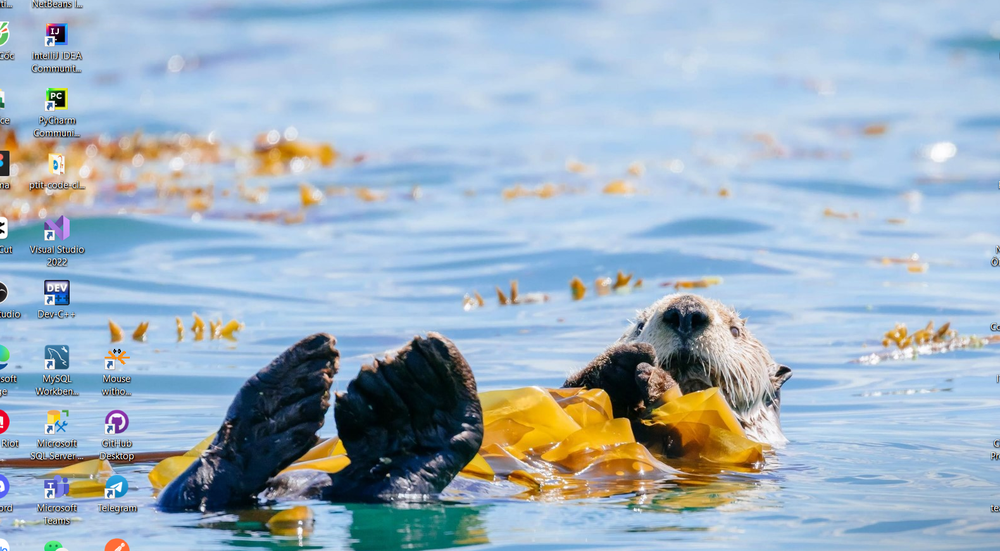
#> input picture Features Detection/img1.png, 1000 x 551 px, shrunk from 1580 x 870 before the run, found by its file name
$ python 'Morphological Transformations.py'
#> lines starting #> are read from the running program, lines starting #| are printed output that depends on the picture
import cv2 as cv
import numpy as np

# Erosion
img = cv.imread('img1.png', cv.IMREAD_GRAYSCALE)
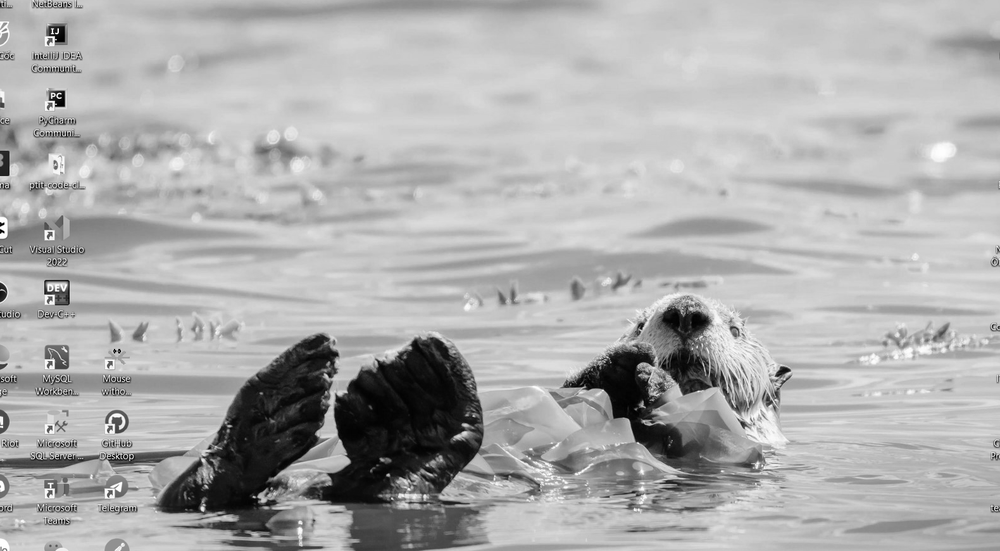
#> img: shape (551, 1000); min 0, max 255, mean 173.5
assert img is not None, "file could not be read, check with os.path.exists()"
kernel = np.ones((5,5),np.uint8)
erosion = cv.erode(img,kernel,iterations = 1)
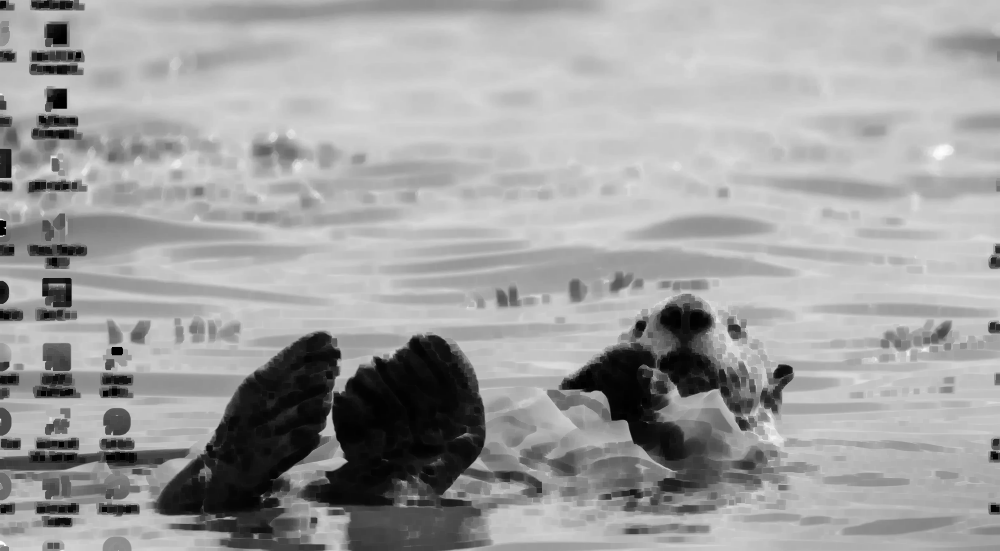
#> erosion: shape (551, 1000); min 0, max 253, mean 159.9

# Dilation
dilation = cv.dilate(img,kernel,iterations = 1)
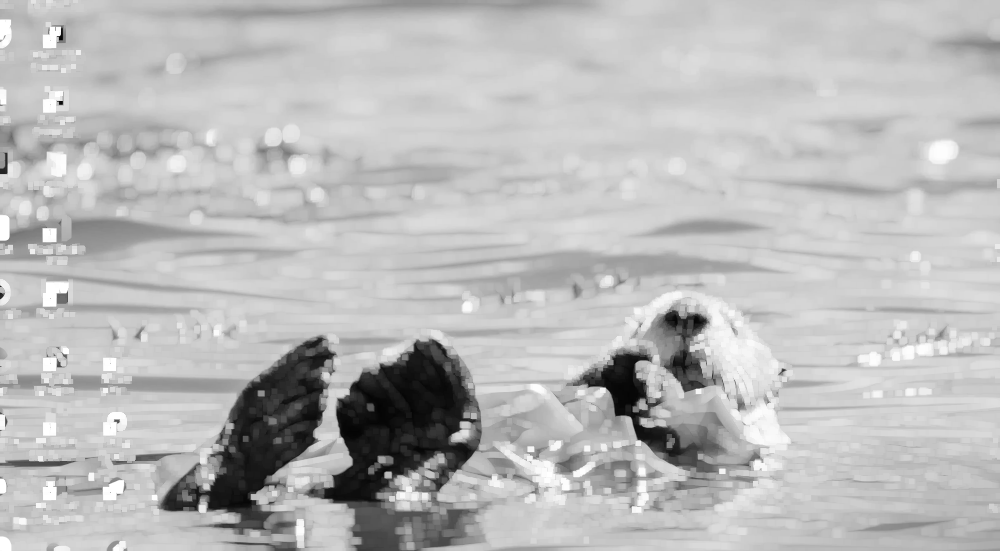
#> dilation: shape (551, 1000); min 4, max 255, mean 186.7

# Opening
opening = cv.morphologyEx(img, cv.MORPH_OPEN, kernel)
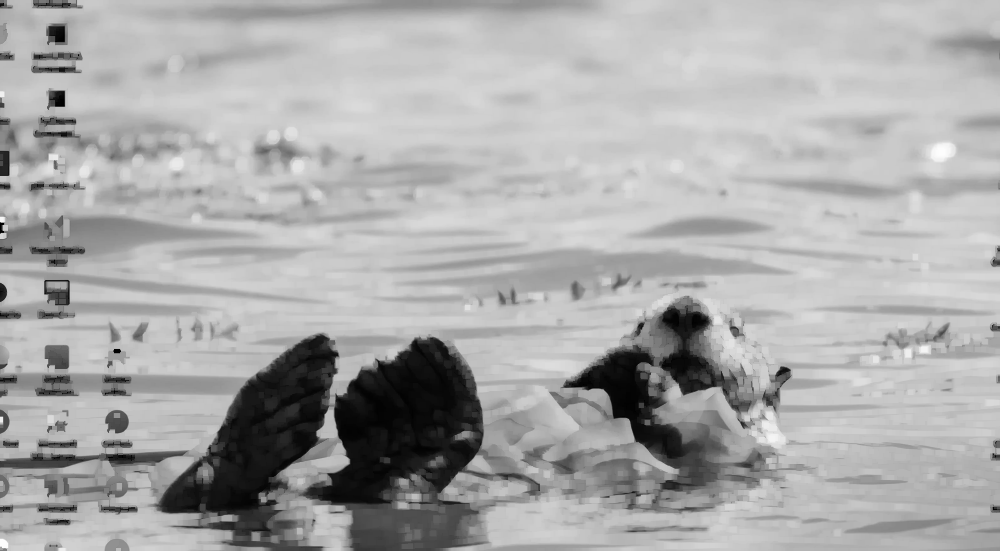
#> opening: shape (551, 1000); min 0, max 253, mean 169.6

# Closing
closing = cv.morphologyEx(img, cv.MORPH_CLOSE, kernel)
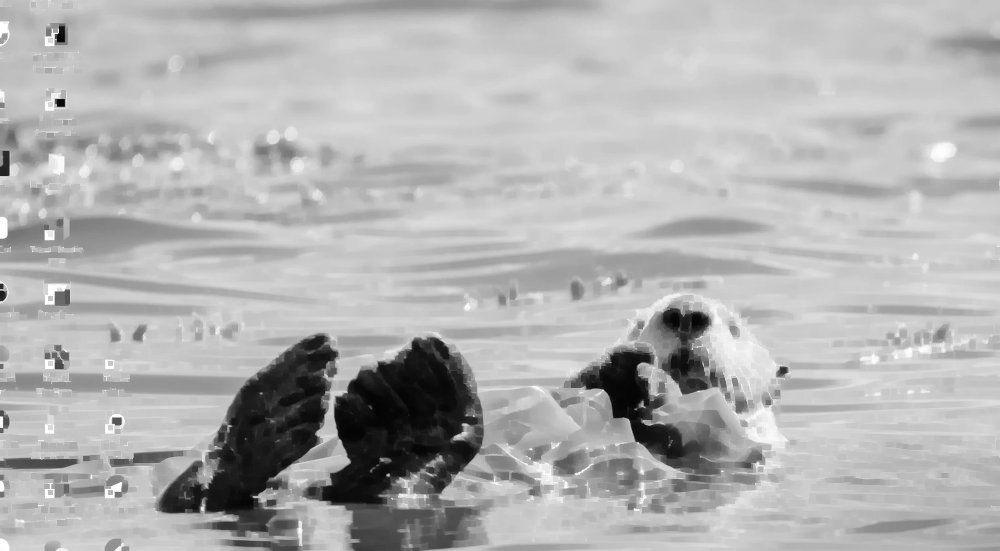
#> closing: shape (551, 1000); min 4, max 255, mean 177.8

# Morphological Gradient
gradient = cv.morphologyEx(img, cv.MORPH_GRADIENT, kernel)
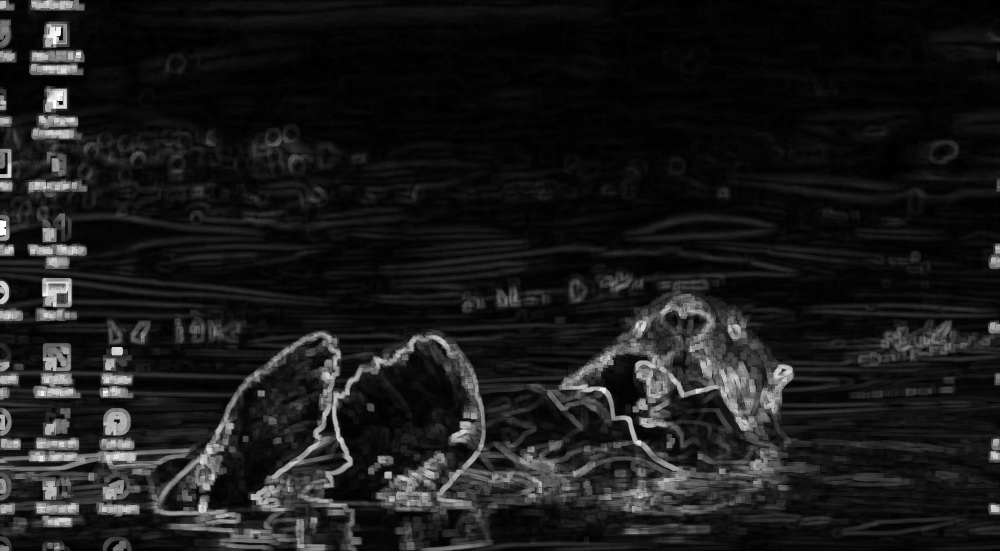
#> gradient: shape (551, 1000); min 0, max 255, mean 26.7

# Top Hat
tophat = cv.morphologyEx(img, cv.MORPH_TOPHAT, kernel)

# Black Hat
blackhat = cv.morphologyEx(img, cv.MORPH_BLACKHAT, kernel)
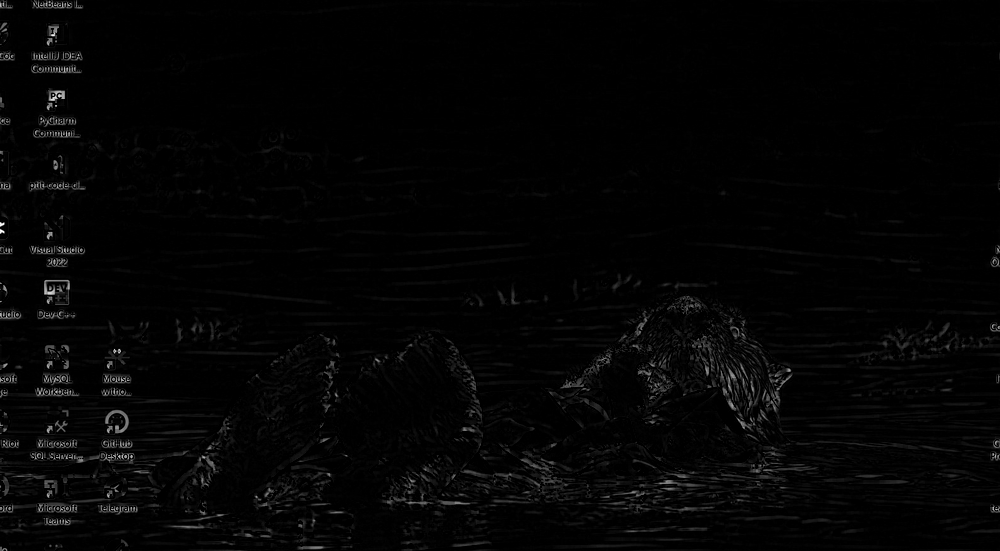
#> blackhat: shape (551, 1000); min 0, max 255, mean 4.2

# Structuring Element

# Rectangular Kernel

# >>> cv.getStructuringElement(cv.MORPH_RECT,(5,5))
# array([[1, 1, 1, 1, 1],
#  [1, 1, 1, 1, 1],
#  [1, 1, 1, 1, 1],
#  [1, 1, 1, 1, 1],
#  [1, 1, 1, 1, 1]], dtype=uint8)

# Elliptical Kernel

# >>> cv.getStructuringElement(cv.MORPH_ELLIPSE,(5,5))
# array([[0, 0, 1, 0, 0],
#  [1, 1, 1, 1, 1],
#  [1, 1, 1, 1, 1],
#  [1, 1, 1, 1, 1],
#  [0, 0, 1, 0, 0]], dtype=uint8)

# Cross-shaped Kernel

# >>> cv.getStructuringElement(cv.MORPH_CROSS,(5,5))
# array([[0, 0, 1, 0, 0],
#  [0, 0, 1, 0, 0],
#  [1, 1, 1, 1, 1],
#  [0, 0, 1, 0, 0],
#  [0, 0, 1, 0, 0]], dtype=uint8)

$ run again, with Features Detection/img2.png copied over Features Detection/img1.png
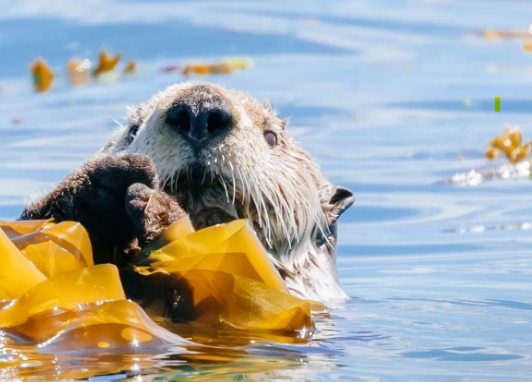
#> input picture Features Detection/img2.png, 532 x 382 px, found by its file name
#> `closing = cv.morphologyEx(img, cv.MORPH_CLOSE, kernel)`:
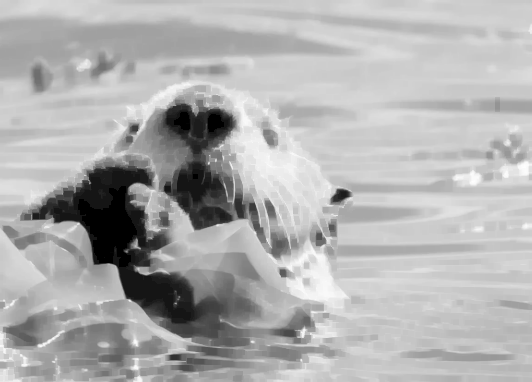
#> closing: shape (382, 532); min 0, max 254, mean 175.5
#> `blackhat = cv.morphologyEx(img, cv.MORPH_BLACKHAT, kernel)`:
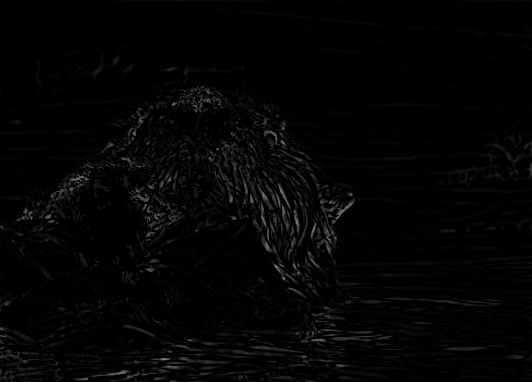
#> blackhat: shape (382, 532); min 0, max 136, mean 4.2
